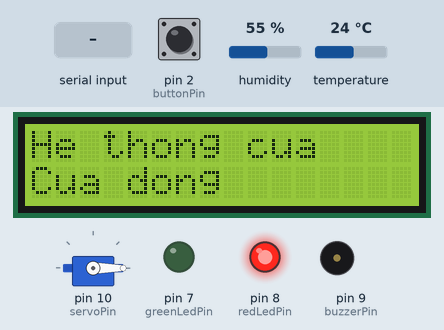
Simulated run of this sketch. Board: Arduino Uno, built with avr-gcc and run on an emulated ATmega328P. Parts: servo, 16×2 character LCD, output pins drawn as LEDs (lit = HIGH), buzzer (waves = sounding). The inputs (shaded band) are chosen by the test bench; at power-on: pin 2 (buttonPin) HIGH, humidity 55 %, temperature 24 °C. What the sketch prints to the serial monitor is not drawn.

Above: at 1.2 s.
1.3 s: pin 2 (buttonPin) pulled LOW for 0.15 s
At 2.1 s:
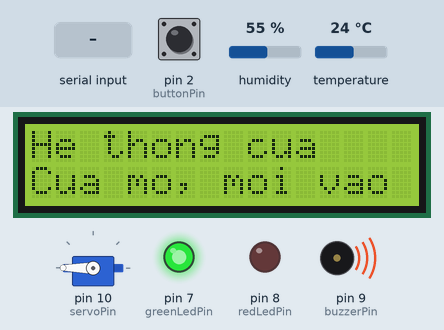
2.9 s: pin 2 (buttonPin) pulled LOW for 1 s
At 3.3 s:
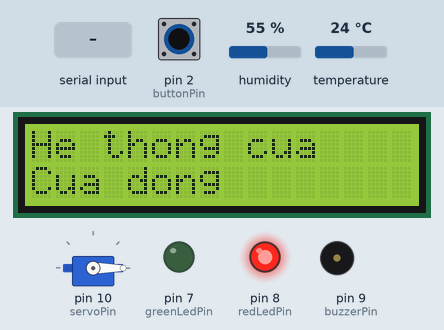
5.4 s: pin 2 (buttonPin) pulled LOW for 3.2 s
At 6.5 s:
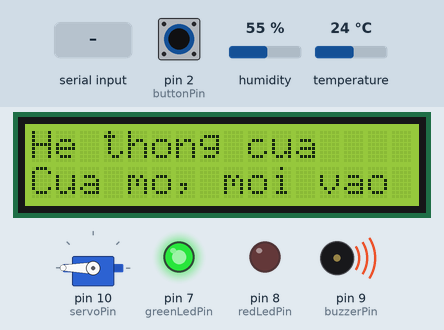
10.1 s: "OFF\n" received over Serial
At 11.3 s:
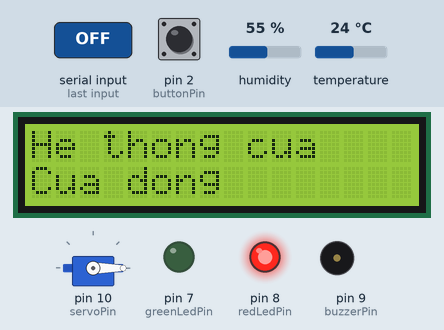
Timing chart, 0 to 12.6 s (numbered marks = the images above; inputs shaded):
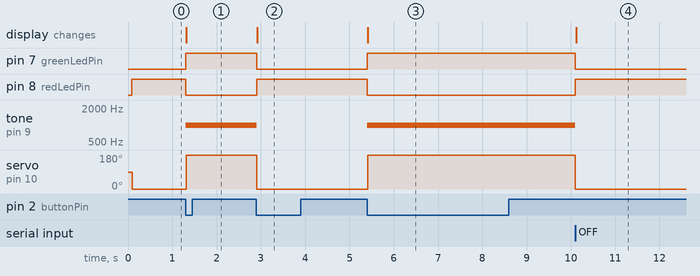

The sketch:

unoLCDWebServo.ino
```cpp
#include <Wire.h>
#include <LiquidCrystal_I2C.h>
#include <Servo.h>
#include <DHT.h> // Thêm thư viện DHT

// Khai báo các chân cho thiết bị trên Arduino Uno
const int redLedPin = 8;
const int greenLedPin = 7;
const int buzzerPin = 9;
const int servoPin = 10;
const int buttonPin = 2;

// Sử dụng cảm biến DHT11 để đo nhiệt độ và độ ẩm
const int DHTPIN = A1; // Chân analog A1 để kết nối DHT11
#define DHTTYPE DHT11

// Khởi tạo đối tượng DHT
DHT dht(DHTPIN, DHTTYPE);

LiquidCrystal_I2C lcd(0x27, 16, 2);
Servo myServo;

bool isOn = false;
volatile bool buttonPressed = false;

// Biến cho bộ đếm thời gian
const long sensorInterval = 2000; // 2 giây
unsigned long previousMillis = 0;

void onButton() {
  if (digitalRead(buttonPin) == LOW) {
    delay(100);
    if (digitalRead(buttonPin) == LOW) {
      buttonPressed = true;
    }
  }
}

void updateState(bool state) {
  isOn = state;
  if (isOn) {
    digitalWrite(redLedPin, LOW);
    digitalWrite(greenLedPin, HIGH);
    tone(buzzerPin, 1000);
    myServo.write(180);
    lcd.setCursor(0, 1);
    lcd.print("Cua mo, moi vao");
  } else {
    digitalWrite(redLedPin, HIGH);
    digitalWrite(greenLedPin, LOW);
    noTone(buzzerPin);
    myServo.write(0);
    lcd.setCursor(0, 1);
    lcd.print("Cua dong       ");
  }
}

void setup() {
  Serial.begin(9600);

  pinMode(redLedPin, OUTPUT);
  pinMode(greenLedPin, OUTPUT);
  pinMode(buzzerPin, OUTPUT);
  pinMode(buttonPin, INPUT_PULLUP);

  myServo.attach(servoPin);
  lcd.init();
  lcd.backlight();
  dht.begin(); // Khởi động cảm biến DHT

  lcd.clear();
  lcd.setCursor(0, 0);
  lcd.print("He thong cua");

  updateState(isOn);

  attachInterrupt(digitalPinToInterrupt(buttonPin), onButton, FALLING);
}

void loop() {
  // 1. Kiểm tra nút nhấn trên UNO
  if (buttonPressed) {
    buttonPressed = false;
    bool newState = !isOn;
    updateState(newState);

    // Gửi tín hiệu đến ESP32
    if (newState) {
      Serial.println("ON");
    } else {
      Serial.println("OFF");
    }
  }

  // 2. Nhận lệnh từ ESP32
  if (Serial.available()) {
    String command = Serial.readStringUntil('\n');
    command.trim();
    if (command == "ON" && !isOn) {
      updateState(true);
    } else if (command == "OFF" && isOn) {
      updateState(false);
    }
  }

  // 3. Gửi giá trị nhiệt độ và độ ẩm mỗi 2 giây
  unsigned long currentMillis = millis();
  if (currentMillis - previousMillis >= sensorInterval) {
    previousMillis = currentMillis;

    // Đọc giá trị từ cảm biến DHT
    float humidity = dht.readHumidity();
    float temperature = dht.readTemperature();

    if (isnan(humidity) || isnan(temperature)) { // Kiểm tra xem việc đọc có thành công không
      Serial.println("Failed to read from DHT sensor!");
    } else {
      // Gửi giá trị nhiệt độ và độ ẩm qua Serial với tiền tố
      Serial.println("TEMP:" + String(temperature));
      Serial.println("HUMIDITY:" + String(humidity));
    }
  }
}
```

Measured:
- after the input at 1.3 s, pin 7 (greenLedPin): LOW → HIGH at once; pin 8 (redLedPin): HIGH → LOW at once; tone on pin 9 (buzzerPin): silent → 1000 Hz at once; servo on pin 10 (servoPin): 0° → 180° at once; the display: changes at once (image 1)
- after the input at 2.9 s, pin 7 (greenLedPin): HIGH → LOW at once; pin 8 (redLedPin): LOW → HIGH at once; tone on pin 9 (buzzerPin): 1000 Hz → silent at once; servo on pin 10 (servoPin): 180° → 0° at once; the display: changes at once (image 2)
- after the input at 5.4 s, pin 7 (greenLedPin): LOW → HIGH at once; pin 8 (redLedPin): HIGH → LOW at once; tone on pin 9 (buzzerPin): silent → 1000 Hz at once; servo on pin 10 (servoPin): 0° → 180° at once; the display: changes at once (image 3)
- after the input at 10.1 s, pin 7 (greenLedPin): HIGH → LOW at once; pin 8 (redLedPin): LOW → HIGH at once; tone on pin 9 (buzzerPin): 1000 Hz → silent at once; servo on pin 10 (servoPin): 180° → 0° at once; the display: changes at once (image 4)
